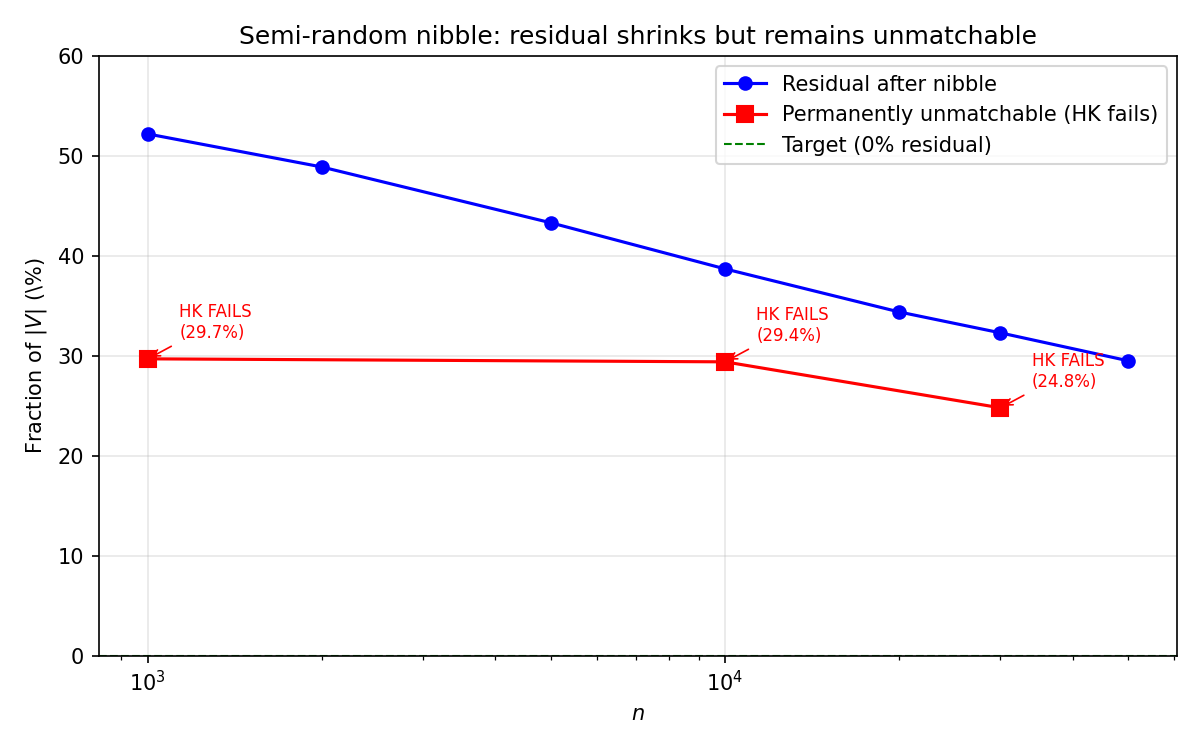

The Python source for this figure:
#!/usr/bin/env python3
"""Figure 9: Semi-random nibble residual fraction vs n (Z115 data)."""
import matplotlib.pyplot as plt
import numpy as np

# Data from state_115_semi_random_nibble.md
ns =          [1000, 2000, 5000, 10000, 20000, 30000, 50000]
resid_pct =   [52.2, 48.9, 43.3, 38.7,  34.4,  32.3,  29.5]
unmatch_pct = [29.7, None, None, 29.4,  None,  24.8,  None]

fig, ax = plt.subplots(figsize=(8, 5))

ax.plot(ns, resid_pct, 'bo-', markersize=6, linewidth=1.5,
        label='Residual after nibble')

# Plot unmatchable points where available
um_ns = [n for n, u in zip(ns, unmatch_pct) if u is not None]
um_vs = [u for u in unmatch_pct if u is not None]
ax.plot(um_ns, um_vs, 'rs-', markersize=8, linewidth=1.5,
        label='Permanently unmatchable (HK fails)')

ax.axhline(y=0, color='green', linestyle='--', linewidth=1,
           label='Target (0% residual)')

for n, u in zip(um_ns, um_vs):
    ax.annotate(f'HK FAILS\n({u:.1f}%)', (n, u),
                textcoords='offset points', xytext=(15, 10),
                fontsize=8, color='red',
                arrowprops=dict(arrowstyle='->', color='red', lw=0.8))

ax.set_xscale('log')
ax.set_xlabel('$n$')
ax.set_ylabel('Fraction of $|V|$ (\\%)')
ax.set_title('Semi-random nibble: residual shrinks but remains unmatchable')
ax.legend(loc='upper right')
ax.grid(True, alpha=0.3)
ax.set_ylim(0, 60)
fig.tight_layout()
fig.savefig('fig_nibble_residual.png', dpi=150)
fig.savefig('fig_nibble_residual.pdf')
print("Saved fig_nibble_residual.{png,pdf}")
